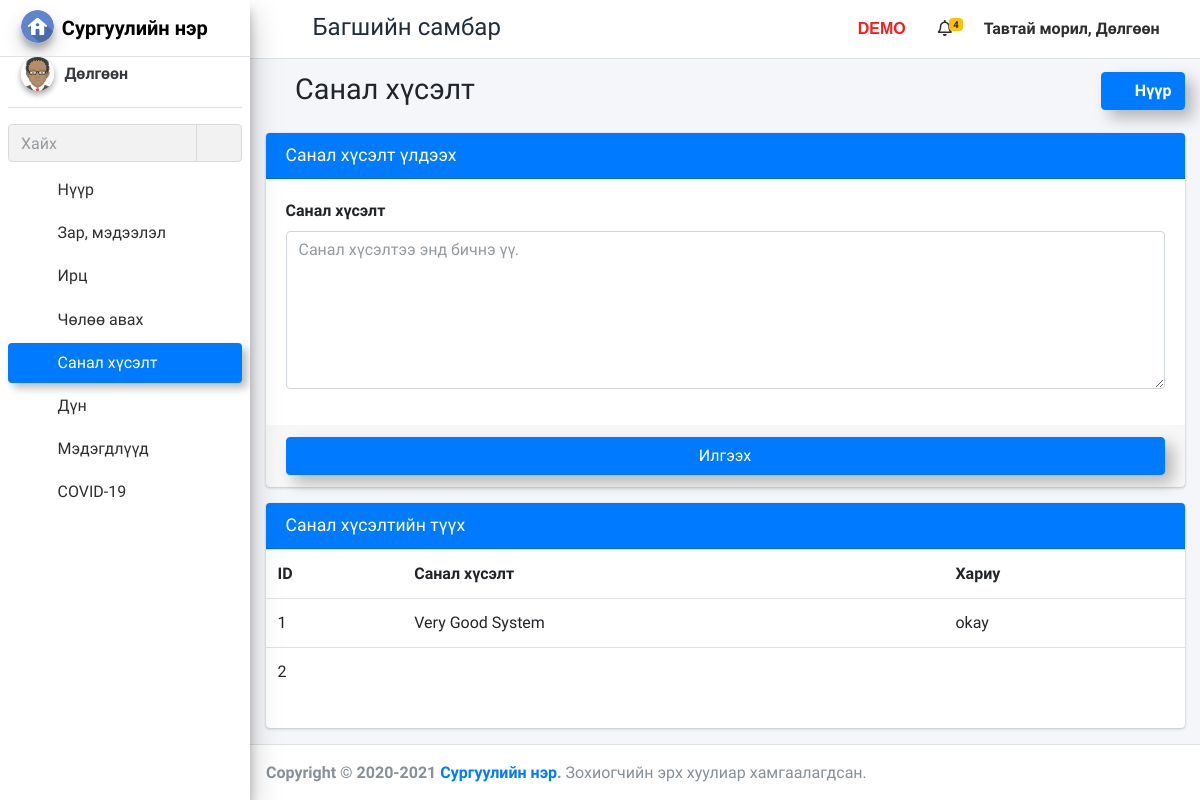
/staff_feedback (signed in), run on an earlier commit of the app's database.
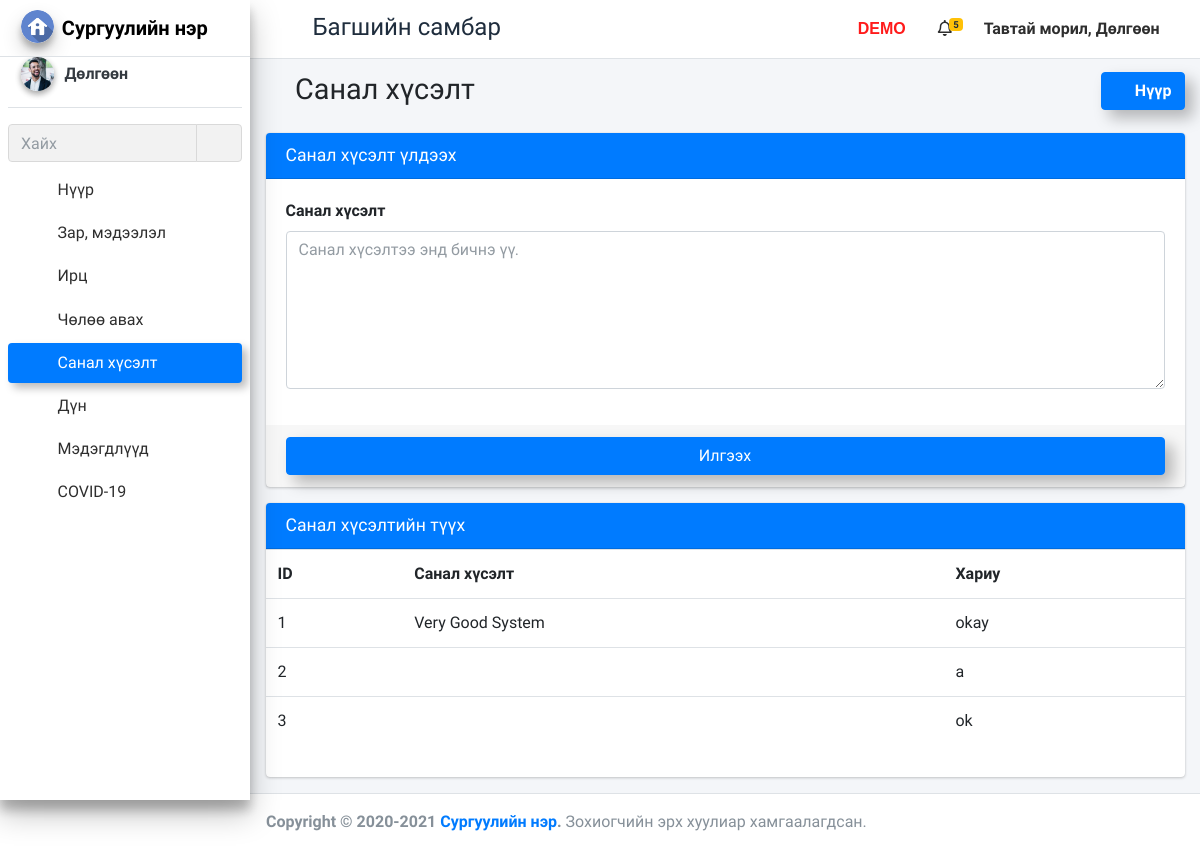
And on a later commit of the database.
### school_management_app/models.py (models this page shows)
class CustomUser(AbstractUser):
    user_type_data=((1,"HOD"),(2,"Staff"),(3,"Student"),(4,"Parent"))
    user_type=models.CharField(default=1,choices=user_type_data,max_length=10)

class Staffs(models.Model):
    id=models.AutoField(primary_key=True)
    admin=models.OneToOneField(CustomUser,on_delete=models.CASCADE)
    address=models.TextField()
    created_at=models.DateTimeField(auto_now_add=True)
    updated_at=models.DateTimeField(auto_now_add=True)
    profile_pic=models.FileField(default="")
    fcm_token=models.TextField(default="")
    objects=models.Manager()

class FeedBackStaffs(models.Model):
    id = models.AutoField(primary_key=True)
    staff_id = models.ForeignKey(Staffs, on_delete=models.CASCADE)
    feedback = models.TextField()
    feedback_reply=models.TextField()
    created_at = models.DateTimeField(auto_now_add=True)
    updated_at = models.DateTimeField(auto_now_add=True)
    objects = models.Manager()

### school_management_app/StaffViews.py (the view)
# urls.py: path('staff_feedback', StaffViews.staff_feedback, name="staff_feedback"),
def staff_feedback(request):
    staff_id=Staffs.objects.get(admin=request.user.id)
    feedback_data=FeedBackStaffs.objects.filter(staff_id=staff_id)
    user=CustomUser.objects.get(id=request.user.id)
    staff_pro=Staffs.objects.get(admin=user)
    staff=Staffs.objects.get(admin=request.user.id)
    notifications=NotificationStaffs.objects.filter(staff_id=staff.id)
    return render(request,"staff_template/staff_feedback.html",{"notifications":notifications,"feedback_data":feedback_data,"staff_pro":staff_pro})

### school_management_app/templates/staff_template/staff_feedback.html (shortened to what this page needs)
{% extends 'staff_template/base_template.html' %}
{% block page_title %}
<i class="nav-icon fas fa-comments"></i> Санал хүсэлт
{% endblock page_title %}
{% block main_content %}
<section class="content">
  <div class="container-fluid">
    <div class="row">
      <div class="col-md-12">
        <div class="card card-primary">
          <div class="card-header">
            <h3 class="card-title">Санал хүсэлт үлдээх</h3>
          </div>
          <form action="{% url 'staff_feedback_save' %}" method="post">
            <div class="card-body">
              <div class="form-group">
                <label>Санал хүсэлт</label>
                <textarea required class="form-control" rows="6" name="feedback_msg" placeholder="Санал хүсэлтээ энд бичнэ үү."></textarea>
              </div>
            </div>
            <div class="card-footer">
              <button type="submit" class="btn btn-primary btn-block shadow-custom" id="fetch_student">Илгээх</button>
            </div>
          </form>
        </div>
        <div class="card card-primary">
          <div class="card-header">
            <h3 class="card-title">Санал хүсэлтийн түүх</h3>
          </div>
          <div class="table">
            <table class="table">
              <tr>
                <th>ID</th>
                <th>Санал хүсэлт</th>
                <th>Хариу</th>
              </tr>
              {% for row in feedback_data %}
              <tr>
                <td>{{ row.id }}</td>
                <td>{{ row.feedback }}</td>
                <td>{{ row.feedback_reply }}</td>
              </tr>
              {% endfor %}
            </table>
          </div>
        </div>
      </div>
    </div>
  </div>
</section>
{% endblock main_content %}

### school_management_app/templates/staff_template/base_template.html (shortened to what this page needs)
{% load static %}
{% load humanize %}
<!DOCTYPE html>
<html>
<head>
  <link rel="stylesheet" href="{% static "plugins/fontawesome-free/css/all.min.css" %}">
  <link rel="stylesheet" href="https://code.ionicframework.com/ionicons/2.0.1/css/ionicons.min.css">
  <link rel="stylesheet" href="{% static "plugins/tempusdominus-bootstrap-4/css/tempusdominus-bootstrap-4.min.css" %}">
  <link rel="stylesheet" href="{% static "plugins/icheck-bootstrap/icheck-bootstrap.min.css" %}">
  <link rel="stylesheet" href="{% static "plugins/jqvmap/jqvmap.min.css" %}">
  <link rel="stylesheet" href="{% static "dist/css/adminlte.min.css" %}">
  <link rel="stylesheet" href="{% static "plugins/overlayScrollbars/css/OverlayScrollbars.min.css" %}">
  <link rel="stylesheet" href="{% static "plugins/daterangepicker/daterangepicker.css" %}">
  <link rel="stylesheet" href="{% static "plugins/summernote/summernote-bs4.css" %}">
  <link rel="stylesheet" href="{% static "custom/css/style.css" %}">
</head>
<body class="hold-transition sidebar-mini layout-fixed layout-navbar-fixed">
  <div class="wrapper">
    <nav class="main-header navbar navbar-expand navbar-white navbar-light">
      <ul class="navbar-nav">
        <li class="nav-item">
          <a class="nav-link" data-widget="pushmenu" href="#"><i class="fas fa-bars"></i></a>
        </li>
      </ul>
      <h4 class="title-c1" style="margin-left: 10px;margin-top: 5px;">
        <span class="desktop">Багшийн самбар</span>
      </h4>
      <ul class="navbar-nav ml-auto">
        <li class="nav-item d-flex">
          <a class="nav-link">
            <span class="desktop-demo">DEMO</span>
        </li>
        <li class="nav-item dropdown">
          <a class="nav-link" data-toggle="dropdown" href="#">
            <i class="far fa-bell"></i>
            {% if notifications.count == 0 %}
            <span class="badge badge-warning navbar-badge"></span>
            {% else %}
            <span class="badge badge-warning navbar-badge font-weight-bold">{{notifications.count}}</span>
            {% endif %}
          </a>
        </li>
        <li class="nav-item d-flex">
          <a class="nav-link title-c2" style="white-space: nowrap; cursor: pointer;" data-toggle="dropdown" aria-haspopup="true" aria-expanded="false">
            <span class="hidden">Тавтай морил, </span>{{ user.last_name }}
            <i class="fas fa-angle-down"></i>
          </a>
        </li>
      </ul>
    </nav>
    {% include 'staff_template/sidebar_template.html' with user=user id=id %}
    <div class="content-wrapper">
      <div class="content-header">
        <div class="container-fluid">
          <div class="row mb-2">
            <div class="col-sm-6">
              <h1 class="m-0">
                {% block page_title %}
                {% endblock page_title %}
              </h1>
            </div>
            <div class="col-sm-6">
              <ol class="breadcrumb float-sm-right">
                <li class="breadcrumb-item"><a class="btn btn-primary shadow-custom font-weight-bold" href="{% url 'staff_home' %}"><i class="nav-icon fas fa-tachometer-alt mr-2"></i>Нүүр</a></li>
              </ol>
            </div>
          </div>
        </div>
      </div>
      {% block main_content %}{% endblock main_content %}
    </div>
    {% include 'staff_template/footer.html' %}
  </div>
</body>
</html>

### school_management_app/templates/staff_template/sidebar_template.html (shortened to what this page needs)
{% load static %}
  <aside class="main-sidebar sidebar-light-primary elevation-4">
    <a href="/staff_home" class="brand-link">
      <img src="{% static "dist/img/home-icon.png" %}" alt="logo" class="brand-image img-circle elevation-3" style="opacity: 1">
      <span class="brand-text font-weight-bold">Сургуулийн нэр</span>
    </a>
    <div class="sidebar">
      <div class="user-panel mt-3 pb-3 mb-3 d-flex">
        <div class="image">
          <img src="{{ staff_pro.profile_pic }}" class="img-circle elevation-2 zoomD" alt="User Image">
        </div>
        <div class="info">
          <a href="{% url 'staff_profile' %}" class="d-block font-weight-bold">
            {{ user.last_name }}
          </a>
        </div>
      </div>
       <div class="form-inline">
        <div class="input-group" data-widget="sidebar-search">
          <input class="form-control form-control-sidebar" type="search" placeholder="Хайх" aria-label="Search">
          <div class="input-group-append">
            <button class="btn btn-sidebar" style="box-shadow: none !important;">
              <i class="fas fa-search fa-fw"></i>
            </button>
          </div>
        </div>
      </div>
      <nav class="mt-2">
        <ul class="nav nav-pills nav-sidebar flex-column nav-child-indent" data-widget="treeview" role="menu" data-accordion="false">
          <li class="nav-item">
            {% url 'staff_home' as staff_home %}
            <a href="{{ staff_home }}" class="nav-link {% if request.path == staff_home %} active {% endif %}">
              <i class="nav-icon fas fa-tachometer-alt"></i>
              <p>
                Нүүр
              </p>
            </a>
          </li>
          <li class="nav-item">
            {% url 'staff_news' as staff_news %}
            <a href="{{ staff_news }}" class="nav-link {% if request.path == staff_news %} active {% endif %}">
              <i class="nav-icon fas fa-newspaper"></i>
              <p>
                Зар, мэдээлэл
              </p>
            </a>
          </li>
          <li class="nav-item">
            {% url 'staff_take_attendance' as staff_take_attendance %}
            {% url 'staff_update_attendance' as staff_update_attendance %}
            <a href="#" class="nav-link {% if request.path == staff_take_attendance %} active {% elif request.path == staff_update_attendance %} active {% endif %}">
              <i class="nav-icon fas fa-user-check"></i>
              <p>
                Ирц
                <i class="right fas fa-angle-left"></i>
              </p>
            </a>
          </li>
          <li class="nav-item">
            {% url 'staff_apply_leave' as staff_apply_leave %}
            <a href="{{ staff_apply_leave }}" class="nav-link {% if request.path == staff_apply_leave %} active {% endif %}">
              <i class="nav-icon fas fa-sign-out-alt"></i>
              <p>
                Чөлөө авах
              </p>
            </a>
          </li>
          <li class="nav-item">
            {% url 'staff_feedback' as staff_feedback %}
            <a href="{{ staff_feedback }}" class="nav-link {% if request.path == staff_feedback %} active {% endif %}">
              <i class="nav-icon fas fa-comments"></i>
              <p>
                Санал хүсэлт
              </p>
            </a>
          </li>
          <li class="nav-item">
            {% url 'staff_add_result' as staff_add_result %}
            {% url 'edit_student_result' as edit_student_result %}
            <a href="#" class="nav-link {% if request.path == staff_add_result %} active {% elif request.path == edit_student_result %} active {% endif %}">
              <i class="nav-icon fas fa-graduation-cap"></i>
              <p>
                Дүн
                <i class="right fas fa-angle-left"></i>
              </p>
            </a>
          </li>
            {% url 'start_live_classroom' as start_live_classroom %}
           <li class="nav-item">
            {% url 'staff_all_notification' as staff_all_notification %}
            <a href="{{ staff_all_notification }}" class="nav-link {% if request.path == staff_all_notification %} active {% endif %}">
              <i class="nav-icon fas fa-bell"></i>
              <p>
                Мэдэгдлүүд
              </p>
            </a>
          </li>
          <li class="nav-item">
            {% url 'tcovid19' as tcovid19 %}
            <a href="{% url 'tcovid19' %}"
              class="nav-link {% if request.path == tcovid19 %} active {% endif %}">
              <i class="nav-icon fas fa-virus"></i>
              <p>
                COVID-19
              </p>
            </a>
          </li>
        </ul>
      </nav>
    </div>
  </aside>

### school_management_app/templates/staff_template/footer.html (shortened to what this page needs)
<footer class="main-footer">
  <strong>Copyright &copy; 2020-2021 <a href="{% url 'staff_home' as staff_home %}">Сургуулийн нэр</a>.</strong>
  Зохиогчийн эрх хуулиар хамгаалагдсан.
</footer>

### school_management_app/static/custom/css/style.css (style rules this page uses)
.shadow-custom { box-shadow: 8px 8px 15px rgba(0, 0, 0, 0.267) !important; }
.breadcrumb-item { margin-top: 10px; display: none; }
@media screen and (min-width: 992px) { .breadcrumb-item { margin-top: 0px; display: inline-block; } }
.btn { box-shadow: 8px 8px 15px rgba(0, 0, 0, 0.267) !important; }

### school_management_app/templates/staff_template/base_template.html (style rules this page uses)
.title-c1 { font-size: 20px; }
.desktop { font-size: 0px; }
.desktop-demo { font-size: 0px; }
.title-c2 { font-size: 15px; }
.hidden { font-size: 0; }
@media screen and (min-width: 992px) { .title-c1 { font-size: 24px; } }
@media screen and (min-width: 992px) { .desktop { font-size: 24px; } }
@media screen and (min-width: 992px) { .desktop-demo { font-size: 1rem; color: #ff1b1b; font-weight: 700; font-family: sans-serif; } }
@media screen and (min-width: 992px) { .title-c2 { font-size: 16px; font-weight: 600; } }
@media screen and (min-width: 992px) { .hidden { font-size: 16px; } }

### school_management_app/templates/staff_template/sidebar_template.html (style rules this page uses)
.zoomD { cursor: zoom-in; }
.nav-link.active { box-shadow: 5px 5px 8px rgba(0, 0, 0, 0.267) !important; color: rgb(255, 255, 255) !important; }
.nav-link { color: rgb(46, 46, 46) !important; }

What changed in the data, as far as the page shows it:
changed Staffs: profile_pic: a different picture
changed FeedBackStaffs id 2: feedback_reply (not shown) → "a"
added FeedBackStaffs: id "3", feedback_reply "ok"
Also different on the page:
{{ notifications.count }}: "4" → "5"
